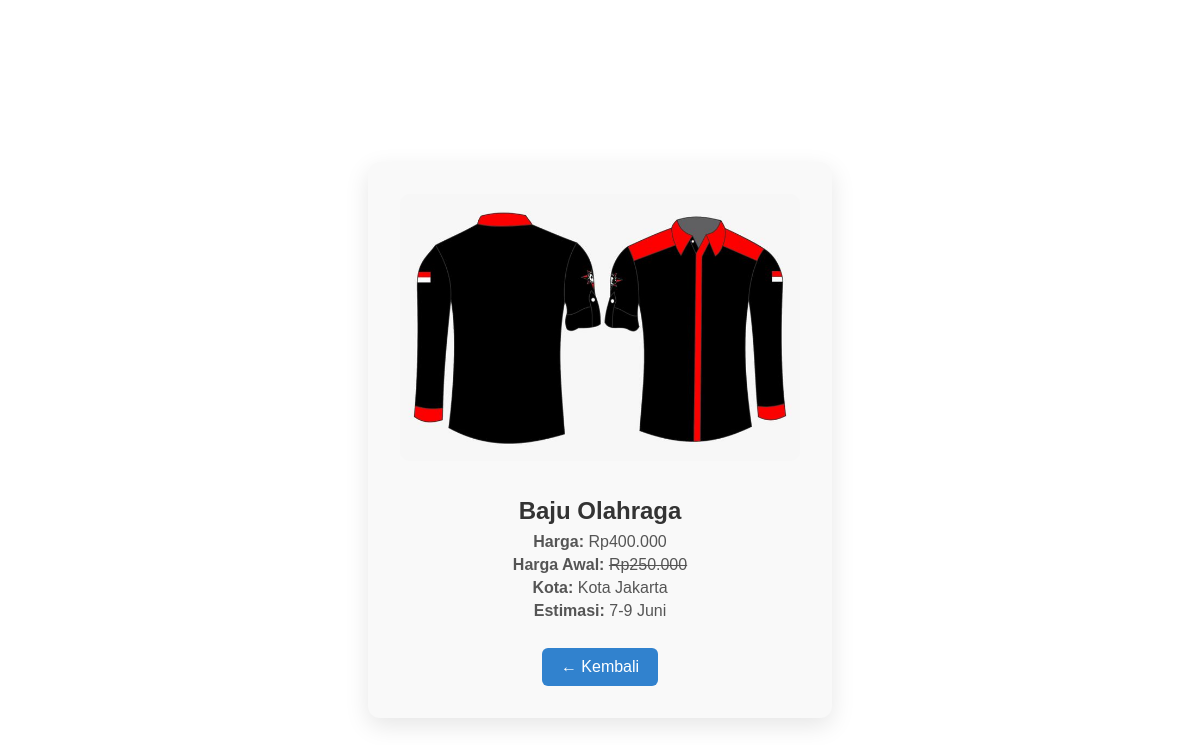
The page /views/detail_produk.php?id=2 (signed in) on the database its author committed.
### tables this page shows
CREATE TABLE `produk` (
  `id` int(11) NOT NULL,
  `nama_produk` varchar(100) NOT NULL,
  `harga` int(11) NOT NULL,
  `harga_awal` int(11) DEFAULT 0,
  `kota` varchar(100) DEFAULT NULL,
  `estimasi` varchar(50) DEFAULT NULL,
  `gambar` varchar(255) DEFAULT NULL
);

### models/Produk.php (called while the page is built, shortened)
<?php
class Produk
{
    private $pdo;
    public function __construct($pdo)
    {
        $this->pdo = $pdo;
    }
    public function getById($id)
    {
        $stmt = $this->pdo->prepare("SELECT * FROM produk WHERE id = ?");
        $stmt->execute([$id]);
        return $stmt->fetch(PDO::FETCH_ASSOC);
    }
}

### views/detail_produk.php (the view, shortened to what this page needs)
<?php
require_once '../models/Produk.php';
$db = new Database();
$pdo = $db->connect();
$produkModel = new Produk($pdo);
$id = $_GET['id'] ?? null;
$produk = $produkModel->getById($id);
?>
<!DOCTYPE html>
<html lang="id">
<head>
</head>
<body>
  <div class="detail-card">
    <img src="../public/uploads/<?= htmlspecialchars($produk['gambar']) ?>" alt="Gambar Produk">
    <h2><?= htmlspecialchars($produk['nama_produk']) ?></h2>
    <p><strong>Harga:</strong> Rp<?= number_format($produk['harga'], 0, ',', '.') ?></p>
    <?php if ($produk['harga_awal']): ?>
    <p><strong>Harga Awal:</strong> <s>Rp<?= number_format($produk['harga_awal'], 0, ',', '.') ?></s></p>
    <?php endif; ?>
    <p><strong>Kota:</strong> <?= htmlspecialchars($produk['kota']) ?></p>
    <p><strong>Estimasi:</strong> <?= htmlspecialchars($produk['estimasi']) ?></p>
    <a href="../admin/index.php" class="btn-back">← Kembali</a>
  </div>
</body>
</html>

### views/detail_produk.php (style rules this page uses)
body { font-family: Poppins, sans-serif; background-color: #fff; padding: 2rem; display: flex; justify-content: center; align-items: center; min-height: 100vh; }
.detail-card { width: 400px; background: #f9f9f9; border-radius: 12px; padding: 2rem; box-shadow: 0 8px 24px rgba(0,0,0,0.1); text-align: center; }
.detail-card img { width: 400px; height: auto; border-radius: 10px; margin-bottom: 1rem; }
.detail-card h2 { margin: 1rem 0 0.5rem; color: #333; }
.detail-card p { margin: 0.3rem 0; color: #555; }
.btn-back { display: inline-block; margin-top: 1.5rem; padding: 0.6rem 1.2rem; background-color: #3182ce; color: white; border: none; border-radius: 6px; text-decoration: none; transition: background 0.3s; }

### rows shown on the page
produk: gambar (picture), nama_produk "Baju Olahraga", harga "400.000", harga_awal "250.000", kota "Kota Jakarta", estimasi "7-9 Juni"
